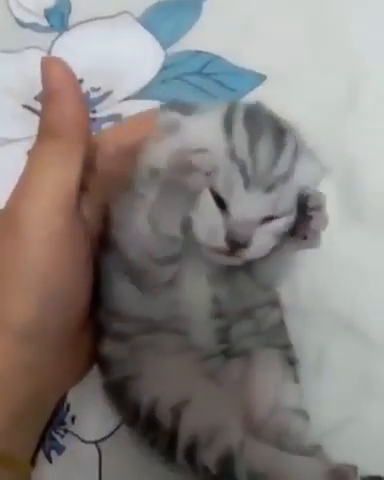
#> input picture frame 28 of Tema 1/cat2.mp4, 384 x 480 px
$ jupyter execute --allow-errors ps-tema-01.ipynb   (older library calls are emulated)
#> lines starting #> are read from the running program, lines starting #| are printed output that depends on the picture
#> in compress_video, frame is the input picture: shape (480, 384, 3); mean B, G, R 126.8, 129.4, 134.4
# Pachete necesare pentru folosirea acestui Notebook

Vom folosi [scipy](https://scipy.org/), [numpy](https://numpy.org/) și [matplotlib](https://matplotlib.org/).

[cell 1]
import numpy as np
import matplotlib.pyplot as plt
from scipy import misc, ndimage
from scipy.fft import dctn, idctn
import cv2

# Imaginea cu care lucrăm

Vom folosi o imagine din setul de date oferit implicit de către scipy.

#> (a cell that did not finish here is left out)

# Transformata DCT a unei imagini

Transformata DCT se extinde la mai multe dimensiuni similar cu transformata DFT. Pentru un semnal bidimensional, precum o imagine, DCT-II devine:

$$
Y_{m_1,m_2} = \sum_{n_1=0}^{N_1-1}
              \sum_{n_2=0}^{N_2-1}
              x_{n_1,n_2}
              \cos\left[\frac{\pi}{N_1}m_1
                \left(n_1 + \frac12\right)\right]
              \cos\left[\frac{\pi}{N_2}m_2\left(n_2 + \frac12\right)\right]
$$

* unde $n_1$ și $n_2$ sunt pozițile pixelilor pe orizontală, respectiv, pe verticală
* bin-urile rezultate corespund pozițiilor pixelilor
* spectrul este în continuare simetric și par
* proprietățile transformatei DCT-II sunt respectate și în cazul celei 2D

În Python avem rutina `scipy.fft.dct` pentru 1D și `scipy.fft.dctn` pentru generalizarea la semnale $n$-dimensionale. Dimensiunea este determinată automat după forma semnalului; tipul DCT poate fi specificat prin atributul `type` (implicit II).

#> (a cell that did not finish here is left out)

# Compactarea energiei. Compresie.

Putem profita de proprietatea compresiei energiei prin anularea frecvențelor DCT începând cu *bin*-ul `k` după care aplicăm transformata DCT inversă (similar cu tema anterioară):

[cell 4]
k = 120

#> (the rest of this cell did not finish here and is left out)

# JPEG

Algoritmul de compresie JPEG are patru etape:

1. transformarea imaginii din pixeli RGB în Y'CbCr
2. aplicarea 2D-DCT pe blocuri disincte de 8x8 pixeli din imagine
3. cuantizarea în frecvență cu $Q$ dat de standardul JPEG
4. opțional compresia rezultatului cu coduri Huffman

Unde matricea JPEG de cuantizare $Q$ este:
$$
Q =
\begin{bmatrix}
16 & 11 & 10 & 16 & 24 & 40 & 51 & 61 & \\
12 & 12 & 14 & 19 & 26 & 28 & 60 & 55 & \\
14 & 13 & 16 & 24 & 40 & 57 & 69 & 56 & \\
14 & 17 & 22 & 29 & 51 & 87 & 80 & 62 & \\
18 & 22 & 37 & 56 & 68 & 109 & 103 & 77 & \\
24 & 35 & 55 & 64 & 81 & 104 & 113 & 92 & \\
49 & 64 & 78 & 87 & 103 & 121 & 120 & 101\\
72 & 92 & 95 & 98 & 112 & 100 & 103 & 99\\
\end{bmatrix}
$$

Imaginea noastră de test este monocromă, deci nu necesită pasul 1, dar putem efectua o operație de *down-sampling* în preprocesare precum am prezentat la curs.

[cell 5]
Q_down = 10

#> (the rest of this cell did not finish here and is left out)

Pentru fiecare bloc de $8\times 8$ aplică DCT și cuantizare.

[cell 6]
Q_jpeg = [[16, 11, 10, 16, 24, 40, 51, 61],
          [12, 12, 14, 19, 26, 28, 60, 55],
          [14, 13, 16, 24, 40, 57, 69, 56],
          [14, 17, 22, 29, 51, 87, 80, 62],
          [18, 22, 37, 56, 68, 109, 103, 77],
          [24, 35, 55, 64, 81, 104, 113, 92],
          [49, 64, 78, 87, 103, 121, 120, 101],
          [72, 92, 95, 98, 112, 100, 103, 99]]

# Encoding
#> (the rest of this cell did not finish here and is left out)

# Sarcini

1. [6p] Completați algoritmul JPEG incluzând toate blocurile din imagine.

[cell 7]
# [22 lines left out: function process_blocks, not called in this run]

#> (the rest of this cell did not finish here and is left out)

2. [4p] Extindeți la imagini color (incluzând transformarea din RGB în Y'CbCr). Exemplificați pe `scipy.misc.face` folosită în tema anterioară.

[cell 8]
Q_jpeg_CbCr = np.array([
    [17, 18, 24, 47, 99, 99, 99, 99],
    [18, 21, 26, 66, 99, 99, 99, 99],
    [24, 26, 56, 99, 99, 99, 99, 99],
    [47, 66, 99, 99, 99, 99, 99, 99],
    [99, 99, 99, 99, 99, 99, 99, 99],
    [99, 99, 99, 99, 99, 99, 99, 99],
    [99, 99, 99, 99, 99, 99, 99, 99],
    [99, 99, 99, 99, 99, 99, 99, 99]
])

def rgb2ycbcr(rgb_image):
    transform_matrix = np.array([
        [0.299, 0.587, 0.114],
        [-0.168736, -0.331264, 0.5],
        [0.5, -0.418688, -0.081312]
    ])
    shift = np.array([0, 128, 128])

    ycbcr_image = np.dot(rgb_image, transform_matrix.T) + shift
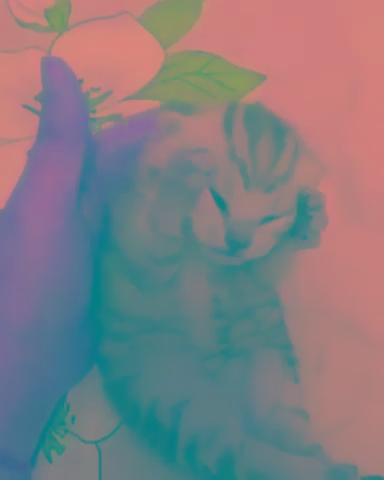
#> ycbcr_image: shape (480, 384, 3) float64; mean R, G, B 130.6, 125.8, 130.7

    return ycbcr_image

def ycbcr2rgb(ycbcr_image):
    transform_matrix = np.array([
        [1.0, 0.0, 1.402],
        [1.0, -0.344136, -0.714136],
        [1.0, 1.772, 0.0]
    ])
    shift = np.array([0, -128, -128])

    rgb_image = np.dot(ycbcr_image + shift, transform_matrix.T)

    return rgb_image

def compress_channel(channel, quant_matrix, block_size=8):
#> called with block_size = 8
    pad_height = (block_size - channel.shape[0] % block_size) % block_size
#> pad_height = 0
    pad_width = (block_size - channel.shape[1] % block_size) % block_size
#> pad_width = 0
    channel_padded = np.pad(channel, ((0, pad_height), (0, pad_width)), mode='constant')
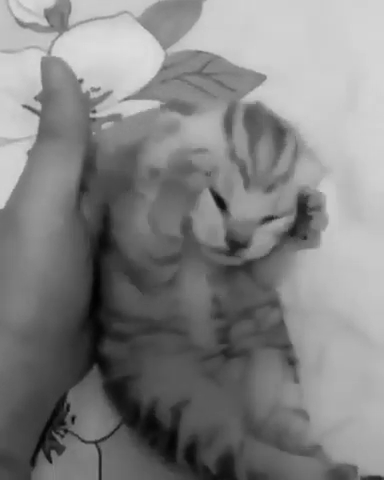
#> channel_padded: shape (480, 384) float64; min 2.51, max 222.1, mean 130.6

    compressed_channel = np.zeros_like(channel_padded)

    for i in range(0, channel_padded.shape[0], block_size):
        for j in range(0, channel_padded.shape[1], block_size):
            block = channel_padded[i:i+block_size, j:j+block_size]
            block = dctn(block, norm='ortho')
            block = np.round(block / quant_matrix) * quant_matrix
            block = idctn(block, norm='ortho')
            compressed_channel[i:i+block_size, j:j+block_size] = block
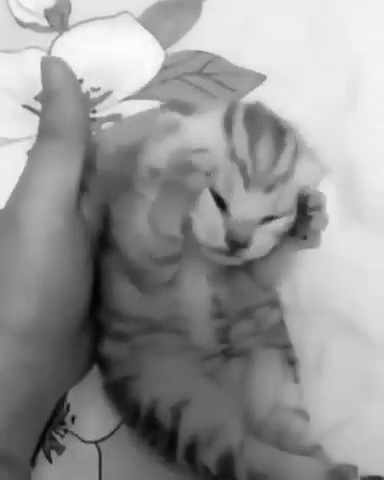
#> compressed_channel: shape (480, 384) float64; min -0.58, max 223, mean 130.6; drawn with min black and max white

    compressed_channel = np.clip(compressed_channel, 0, 255)
    return compressed_channel

def process_blocks_color(image, quant_matrix, quant_matrix_cbcr, block_size=8):
    ycbcr_image = rgb2ycbcr(image)

    compressed_Y = compress_channel(ycbcr_image[:, :, 0], quant_matrix, block_size)
    compressed_Cb = compress_channel(ycbcr_image[:, :, 1], quant_matrix_cbcr, block_size)
#> call 2 of compress_channel, with quant_matrix = array of shape (8, 8), block_size = 8
#> in compress_channel (call 2), `channel_padded = np.pad(channel, ((0, pad_height), (0, pad_width)), mo..`:
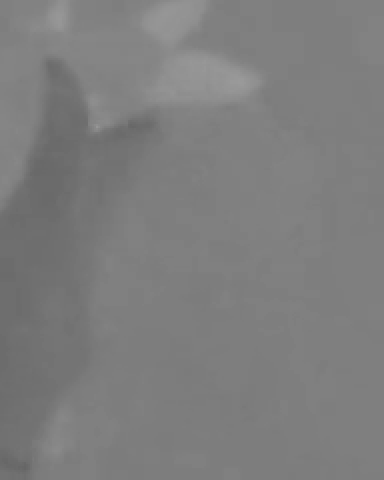
#> channel_padded: shape (480, 384) float64; min 102.3, max 154.6, mean 125.8
    compressed_Cr = compress_channel(ycbcr_image[:, :, 2], quant_matrix_cbcr, block_size)
#> call 3 of compress_channel, with quant_matrix = array of shape (8, 8), block_size = 8
#> in compress_channel (call 3), `channel_padded = np.pad(channel, ((0, pad_height), (0, pad_width)), mo..`:
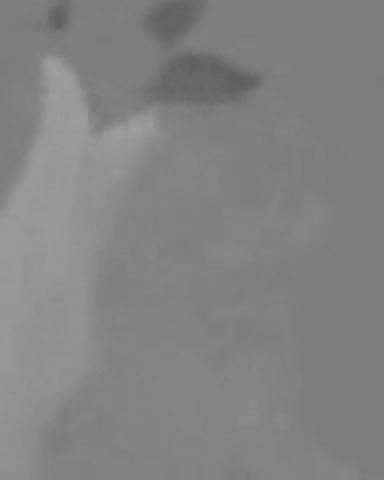
#> channel_padded: shape (480, 384) float64; min 94.3, max 158.3, mean 130.7

    compressed_ycbcr = np.stack((compressed_Y, compressed_Cb, compressed_Cr), axis=-1)

    compressed_rgb = ycbcr2rgb(compressed_ycbcr)

    compressed_rgb = np.clip(compressed_rgb, 0, 255).astype(np.uint8)

    return compressed_rgb

#> (the rest of this cell did not finish here and is left out)

3. [6p] Extindeți algoritmul pentru compresia imaginii până la un prag MSE impus de utilizator.

[cell 9]
# [24 lines left out: functions mse, compress_to_mse_threshold, not called in this run]

mse_threshold = 150
#> (the rest of this cell did not finish here and is left out)

4. [4p] Extindeți algoritmul pentru compresie video. Demonstrați pe un clip scurt din care luați fiecare cadru și îl tratați ca pe o imagine.

[cell 10]
def compress_video(video_path, output_path, quant_matrix, quant_matrix_cbcr, block_size=8):
    cap = cv2.VideoCapture(video_path)

    if not cap.isOpened():
        print("Error: Unable to open video file.")
        return

    frame_width = int(cap.get(cv2.CAP_PROP_FRAME_WIDTH))
    frame_height = int(cap.get(cv2.CAP_PROP_FRAME_HEIGHT))
    fps = cap.get(cv2.CAP_PROP_FPS)
    total_frames = int(cap.get(cv2.CAP_PROP_FRAME_COUNT))

    fourcc = cv2.VideoWriter_fourcc(*'mp4v')
    out = cv2.VideoWriter(output_path, fourcc, fps, (frame_width, frame_height))

    frame_number = 0
    while cap.isOpened():
        ret, frame = cap.read()
        if ret:
            frame_number += 1
            frame_rgb = cv2.cvtColor(frame, cv2.COLOR_BGR2RGB)

            compressed_frame = process_blocks_color(frame_rgb, quant_matrix, quant_matrix_cbcr, block_size)

            print(f"Compressed Frame {frame_number}/{total_frames}: dtype={compressed_frame.dtype}, min={compressed_frame.min()}, max={compressed_frame.max()}")
#| Compressed Frame 1/282: dtype=uint8, min=0, max=238

            compressed_frame = cv2.cvtColor(compressed_frame, cv2.COLOR_RGB2BGR)

            out.write(compressed_frame)

            cv2.imshow('Compressed Frame', compressed_frame)
            cv2.waitKey(1)
        else:
            break

    cap.release()
    out.release()
    cv2.destroyAllWindows()
    print("Compression complete. Video saved to", output_path)

compress_video('cat2.mp4', 'cat2_compresat.mp4', Q_jpeg, Q_jpeg_CbCr)

$ run again, starting later in the video
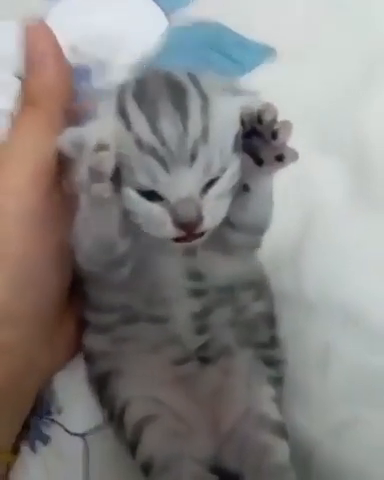
#> input picture frame 126 of Tema 1/cat2.mp4, 384 x 480 px
#> in compress_video, frame is the input picture: shape (480, 384, 3); mean B, G, R 130.7, 132.6, 135.2
#> in rgb2ycbcr, `ycbcr_image = np.dot(rgb_image, transform_matrix.T) + shift`:
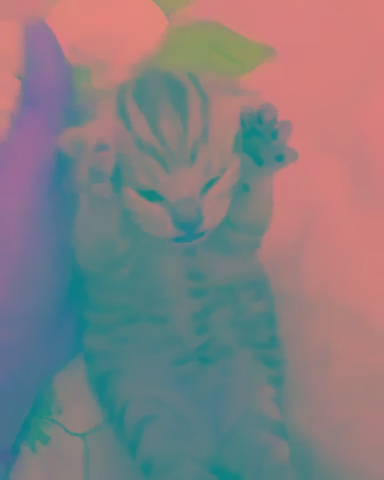
#> ycbcr_image: shape (480, 384, 3) float64; mean R, G, B 133.2, 126.6, 129.4
#> in compress_channel (call 3), `channel_padded = np.pad(channel, ((0, pad_height), (0, pad_width)), mo..`:
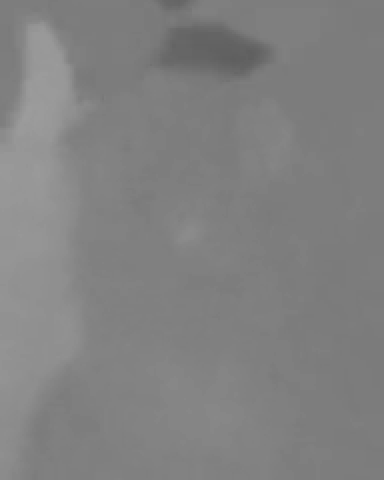
#> channel_padded: shape (480, 384) float64; min 95.22, max 156.5, mean 129.4
#| Compressed Frame 1/282: dtype=uint8, min=0, max=251

$ run again, starting later in the video
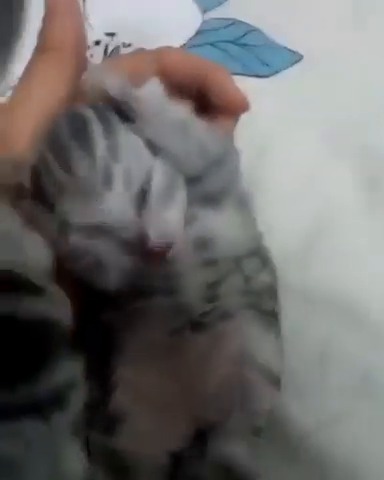
#> input picture frame 225 of Tema 1/cat2.mp4, 384 x 480 px
#> in compress_video, frame is the input picture: shape (480, 384, 3); mean B, G, R 107, 108.2, 109.7
#> after the loop in compress_channel, `for i in range(0, channel_padded.shape[0], block_size):`:
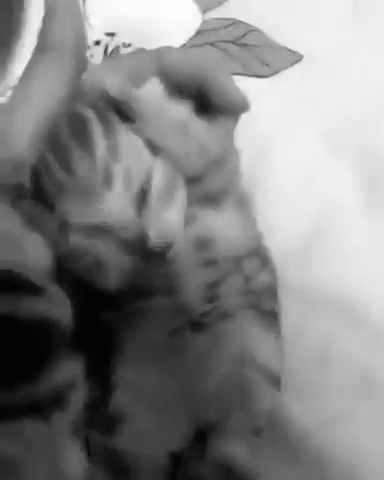
#> compressed_channel: shape (480, 384) float64; min -2.97, max 213.1, mean 108.5; drawn with min black and max white
#> in ycbcr2rgb, `rgb_image = np.dot(ycbcr_image + shift, transform_matrix.T)`:
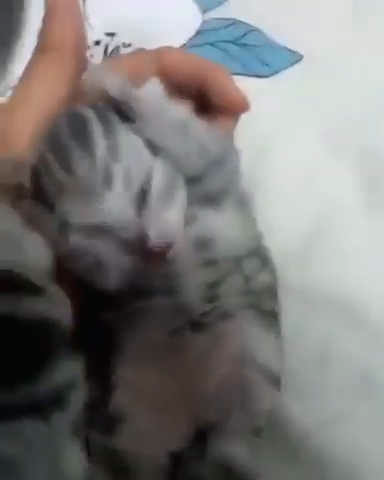
#> rgb_image: shape (480, 384, 3) float64; mean R, G, B 109.8, 108.2, 107.1; drawn with min black and max white
#| Compressed Frame 1/282: dtype=uint8, min=0, max=230
